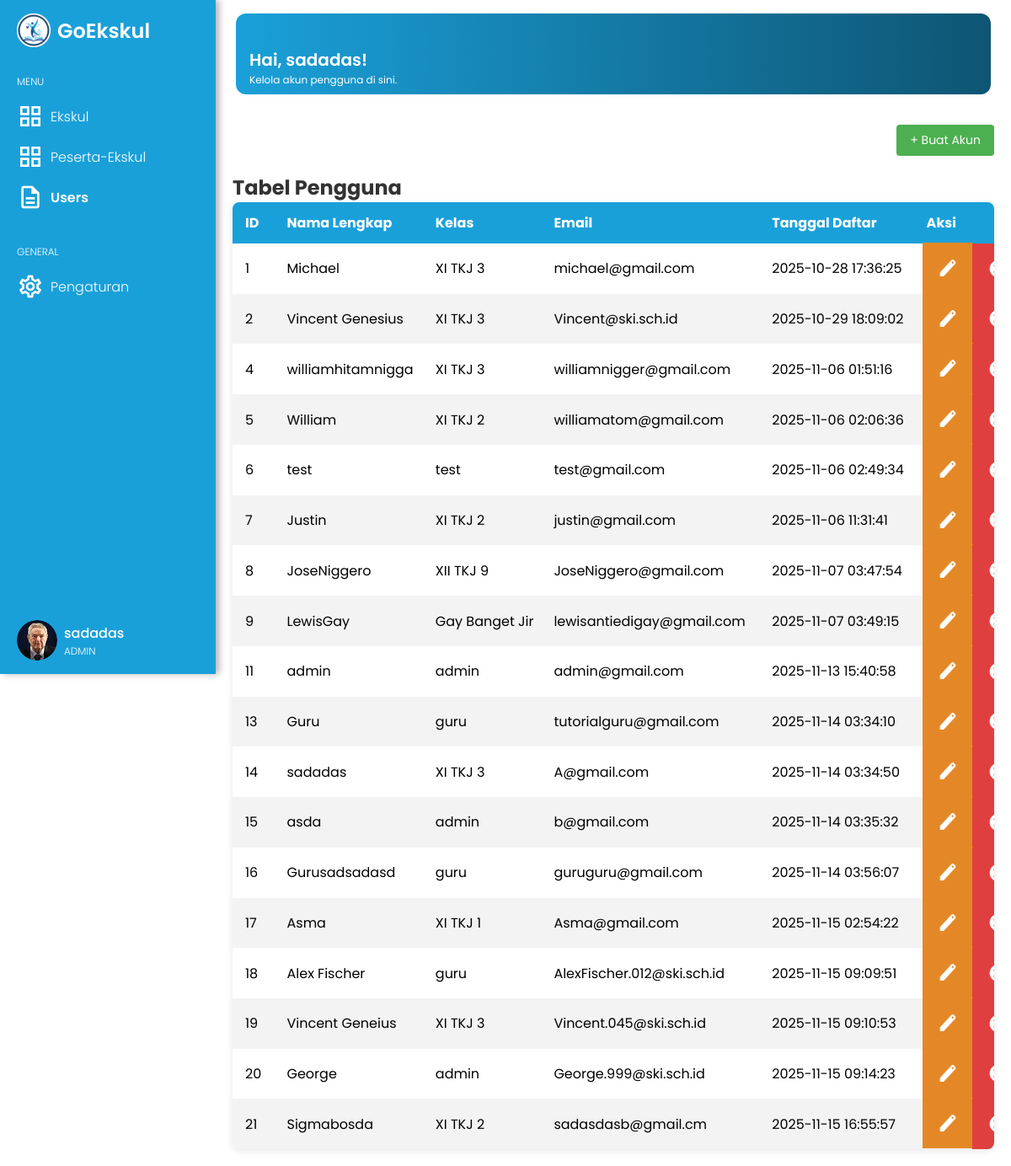
/Pages/Dashboard/Dashboard-Admin/users.php (signed in), run on the app's committed database.
### tables this page shows
CREATE TABLE `users` (
  `id` int NOT NULL,
  `nama_lengkap` varchar(100) NOT NULL,
  `kelas` varchar(50) NOT NULL,
  `email` varchar(100) NOT NULL,
  `kata_sandi` varchar(255) NOT NULL,
  `tanggal_daftar` timestamp NULL DEFAULT CURRENT_TIMESTAMP
);

### Pages/Dashboard/Dashboard-Admin/users.php (the view, shortened to what this page needs)
<?php
include '../../../Config/db.php';
$user  = $_SESSION['user'] ?? 'Belum diatur';
$query = "SELECT id, nama_lengkap, kelas, email, tanggal_daftar FROM users";
$result = mysqli_query($koneksi, $query);
?>
<!DOCTYPE html>
<html lang="id">
<head>
    <link rel="stylesheet" href="https://cdnjs.cloudflare.com/ajax/libs/font-awesome/6.5.0/css/all.min.css">
    <link rel="stylesheet" href="/Styles/Dashboard/Dashboard-Admin/userss.css">
</head>
<body>
    <main class="dashboard-main-content">
        <aside class="sidebar">
            <section class="sidebar-top">
                <div class="logo-name">
                    <img src="../../../Images/Ikon GoEkskul.png">
                    <h1>GoEkskul</h1>
                </div>
                <section class="menu-general">
                    <section class="menu">
                        <h1>MENU</h1>
                        <a href="dashboard.php" class="menu-list">
                            <i class="material-icons-outlined">grid_view</i>
                            <h2>Ekskul</h2>
                        </a>
                        <a href="Ekskul_Registrasi.php" class="menu-list">
                            <i class="material-icons-outlined">grid_view</i>
                            <h2>Peserta-Ekskul</h2>
                        </a>
                        <a href="users.php" class="menu-list active">
                            <i class="material-icons-outlined">description</i>
                            <h2 class="active">Users</h2>
                        </a>
                    </section>
                    <section class="general">
                        <h1>GENERAL</h1>
                        <a href="setting.php" class="general-list">
                            <i class="material-icons-outlined">settings</i>
                            <h2>Pengaturan</h2>
                        </a>
                    </section>
                </section>
            </section>
            <a href="setting.php" class="profile">
                <img src="../../../Images/Person-Photo/Person-31.png">
                <div class="name-role">
                    <h1><?= htmlspecialchars($user, ENT_QUOTES, 'UTF-8') ?></h1>
                    <p>ADMIN</p>
                </div>
            </a>
        </aside>
        <section class="dashboard">
            <section class="bottom">
                <section class="banner">
                    <h1>Hai, <?= htmlspecialchars($user, ENT_QUOTES, 'UTF-8') ?>!</h1>
                    <p>Kelola akun pengguna di sini.</p>
                </section>
                <div class="table-container">
                <div class="table-header">
                    <a href="create-users.php" class="btn-create">
                        <button type="button">+ Buat Akun</button>
                    </a>
                </div>
                    <h2 class="table-title">Tabel Pengguna</h2>
                    <table class="ekskul-table">
                        <thead class="ekskul-table-header">
                            <tr>
                                <th class="table-col-id">ID</th>
                                <th class="table-col-name">Nama Lengkap</th>
                                <th class="table-col-category">Kelas</th>
                                <th class="table-col-mentor">Email</th>
                                <th class="table-col-mentor">Tanggal Daftar</th>
                                <th class="table-col-actions">Aksi</th>
                            </tr>
                        </thead>
                        <tbody>
                            <?php while ($row = mysqli_fetch_assoc($result)) : ?>
                                <tr class="ekskul-row" data-id="<?= $row['id'] ?>">
                                    <td class="data-cell data-id"><?= htmlspecialchars($row['id'], ENT_QUOTES, 'UTF-8') ?></td>
                                    <td class="data-cell data-name"><?= htmlspecialchars($row['nama_lengkap'], ENT_QUOTES, 'UTF-8') ?></td>
                                    <td class="data-cell data-category"><?= htmlspecialchars($row['kelas'], ENT_QUOTES, 'UTF-8') ?></td>
                                    <td class="data-cell data-mentor"><?= htmlspecialchars($row['email'], ENT_QUOTES, 'UTF-8') ?></td>
                                    <td class="data-cell data-mentor"><?= htmlspecialchars($row['tanggal_daftar'], ENT_QUOTES, 'UTF-8') ?></td>
                                    <td class="data-cell data-actions">
                                        <div class="action-uni">
                                            <a href="edit-users.php?id=<?= $row['id'] ?>">
                                                <img src="../../../Images/edit.png" alt="Edit" class="action-icon">
                                            </a>
                                            <button type="button" onclick="hapusUser(<?= $row['id'] ?>, '<?= addslashes(htmlspecialchars($row['nama_lengkap'], ENT_QUOTES, 'UTF-8')) ?>')" style="background: none; border: none; cursor: pointer;">
                                                <img src="../../../Images/delete.png" alt="Hapus" class="action-icon" class="Ikan">
                                            </button>
                                        </div>
                                    </td>
                                </tr>
                            <?php endwhile; ?>
                        </tbody>
                    </table>
                </div>
            </section>
        </section>
    </main>
</body>
</html>

### Styles/Dashboard/Dashboard-Admin/userss.css (style rules this page uses)
* { margin: 0; padding: 0; box-sizing: border-box; font-family: 'Poppins', sans-serif; }
.sidebar { display: flex; flex-direction: column; background-color: #1AA0D9; color: #fff; padding: 16px 0px 16px 0px; justify-content: space-between; height: 100vh; width: 16rem; box-shadow: 4px 0px 8px rgba(0, 0, 0, 0.3); position: fixed; }
.sidebar-top { display: flex; flex-direction: column; gap: 32px; }
.logo-name { display: flex; gap: 8px; align-items: center; margin-left: 20px; }
.logo-name img { height: 40px; }
.logo-name h1 { font-size: 24px; font-weight: 600; }
.menu-general { display: flex; flex-direction: column; gap: 32px; }
.menu { display: flex; flex-direction: column; }
.menu h1 { font-size: 12px; font-weight: 300; padding-left: 20px; margin-bottom: 8px; }
.menu-list { display: flex; align-items: center; text-decoration: none; color: #fff; padding-left: 20px; padding-top: 8px; padding-bottom: 8px; gap: 8px; transition: 0.2s; }
.menu-list i { font-size: 32px; }
.menu-list h2 { font-size: 16px; font-weight: 300; }
.menu-list h2.active { font-weight: 600; }
.general { display: flex; flex-direction: column; }
.general h1 { font-size: 12px; font-weight: 300; padding-left: 20px; margin-bottom: 8px; }
.general-list { display: flex; align-items: center; text-decoration: none; color: #fff; padding-left: 20px; padding-top: 8px; padding-bottom: 8px; gap: 8px; transition: 0.2s; }
.general-list i { font-size: 32px; }
.general-list h2 { font-size: 16px; font-weight: 300; }
.profile { display: flex; color: #fff; text-decoration: none; gap: 8px; margin-right: 20px; margin-left: 20px; transition: 0.3s; border-radius: 999px; }
.profile img { height: 48px; width: 48px; border-radius: 9999px; }
.name-role { display: flex; flex-direction: column; justify-content: center; }
.name-role h1 { font-size: 16px; font-weight: 500; }
.name-role p { font-size: 12px; font-weight: 300; }
.dashboard { margin-left: 16rem; height: 100vh; }
.bottom { display: flex; flex-direction: column; }
.banner { margin: 16px 24px; padding: 8px 16px; height: 6rem; border-radius: 12px; align-content: flex-end; background-image: linear-gradient(to right,#1AA0D9,#0E5573); }
.banner h1 { font-size: 20px; font-weight: 600; color: #fff; }
.banner p { font-size: 12px; font-weight: 400; color: #fff; }
.table-container { margin: 20px; font-family: Arial, sans-serif; }
.table-title { margin-top: 20px; color: #333; font-size: 1.5em; }
.ekskul-table { width: 100%; border-collapse: collapse; box-shadow: 0 2px 8px rgba(0, 0, 0, 0.1); border-radius: 8px; overflow: hidden; }
.ekskul-table-header th { background-color: #1AA0D9; color: white; font-weight: bold; padding: 12px 15px; text-align: left; }
.ekskul-row { transition: background-color 0.2s ease; }
.ekskul-row:nth-of-type(even) { background-color: #f3f3f3; }
.data-cell { padding-left:15px; }
.action-icon { margin-left: -5px; margin-top: -1px; vertical-align: middle; cursor: pointer; width: 60px; height: 60px; }
.action-uni { padding-left:0px; margin-right:-40px; }
.table-header { display: flex; justify-content: space-between; align-items: center; margin-bottom: 12px; }
.btn-create button { background-color: #4CAF50; color: white; border: none; padding: 8px 16px; font-size: 14px; cursor: pointer; border-radius: 4px; }

### data on the page
users: id "1", nama_lengkap "Michael", kelas "XI TKJ 3", email "michael@gmail.com", tanggal_daftar "2025-10-28 17:36:25"
users: id "2", nama_lengkap "Vincent Genesius", kelas "XI TKJ 3", email "Vincent@ski.sch.id", tanggal_daftar "2025-10-29 18:09:02"
users: id "4", nama_lengkap "williamhitamnigga", kelas "XI TKJ 3", email "williamnigger@gmail.com", tanggal_daftar "2025-11-06 01:51:16"
users: id "5", nama_lengkap "William", kelas "XI TKJ 2", email "williamatom@gmail.com", tanggal_daftar "2025-11-06 02:06:36"
users: id "6", nama_lengkap "test", kelas "test", email "test@gmail.com", tanggal_daftar "2025-11-06 02:49:34"
users: id "7", nama_lengkap "Justin", kelas "XI TKJ 2", email "justin@gmail.com", tanggal_daftar "2025-11-06 11:31:41"
users: id "8", nama_lengkap "JoseNiggero", kelas "XII TKJ 9", email "JoseNiggero@gmail.com", tanggal_daftar "2025-11-07 03:47:54"
users: id "9", nama_lengkap "LewisGay", kelas "Gay Banget Jir", email "lewisantiedigay@gmail.com", tanggal_daftar "2025-11-07 03:49:15"
users: id "11", nama_lengkap "admin", kelas "admin", email "admin@gmail.com", tanggal_daftar "2025-11-13 15:40:58"
users: id "13", nama_lengkap "Guru", kelas "guru", email "tutorialguru@gmail.com", tanggal_daftar "2025-11-14 03:34:10"
users: id "14", nama_lengkap "sadadas", kelas "XI TKJ 3", email "A@gmail.com", tanggal_daftar "2025-11-14 03:34:50"
users: id "15", nama_lengkap "asda", kelas "admin", email "b@gmail.com", tanggal_daftar "2025-11-14 03:35:32"
users: id "16", nama_lengkap "Gurusadsadasd", kelas "guru", email "guruguru@gmail.com", tanggal_daftar "2025-11-14 03:56:07"
users: id "17", nama_lengkap "Asma", kelas "XI TKJ 1", email "Asma@gmail.com", tanggal_daftar "2025-11-15 02:54:22"
users: id "18", nama_lengkap "Alex Fischer", kelas "guru", email "AlexFischer.012@ski.sch.id", tanggal_daftar "2025-11-15 09:09:51"
users: id "19", nama_lengkap "Vincent Geneius", kelas "XI TKJ 3", email "Vincent.045@ski.sch.id", tanggal_daftar "2025-11-15 09:10:53"
users: id "20", nama_lengkap "George", kelas "admin", email "George.999@ski.sch.id", tanggal_daftar "2025-11-15 09:14:23"
users: id "21", nama_lengkap "Sigmabosda", kelas "XI TKJ 2", email "sadasdasb@gmail.cm", tanggal_daftar "2025-11-15 16:55:57"

### other printed values
$user "sadadas"
